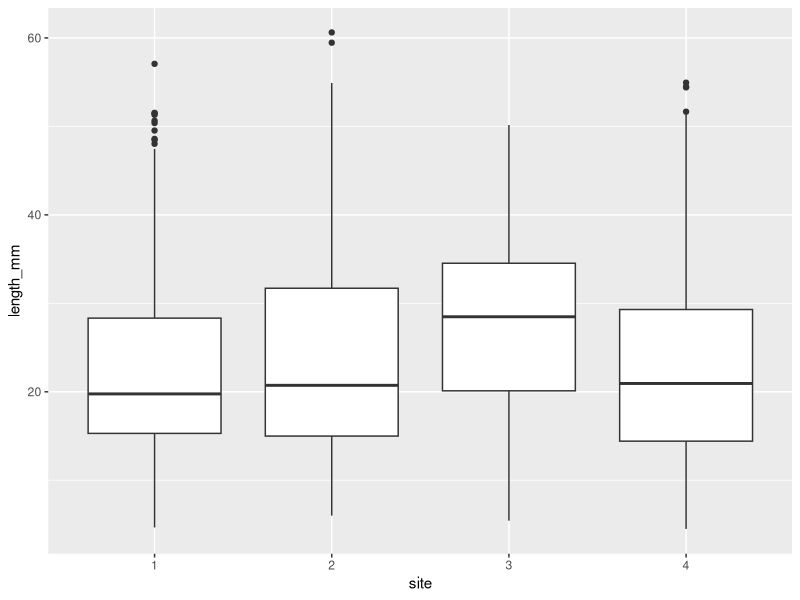
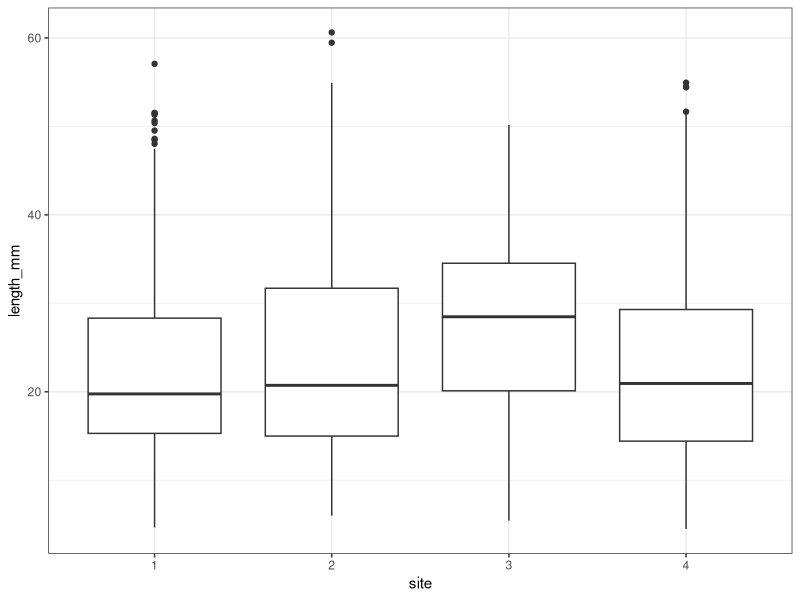
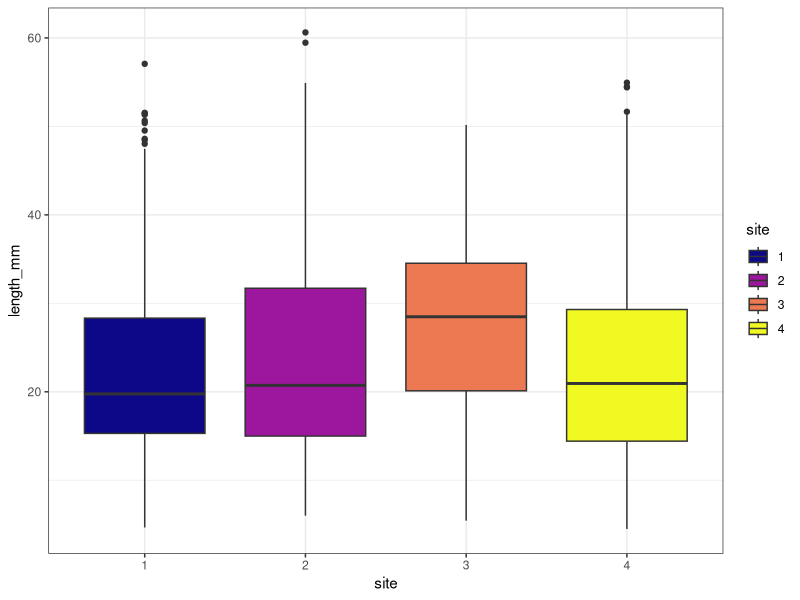
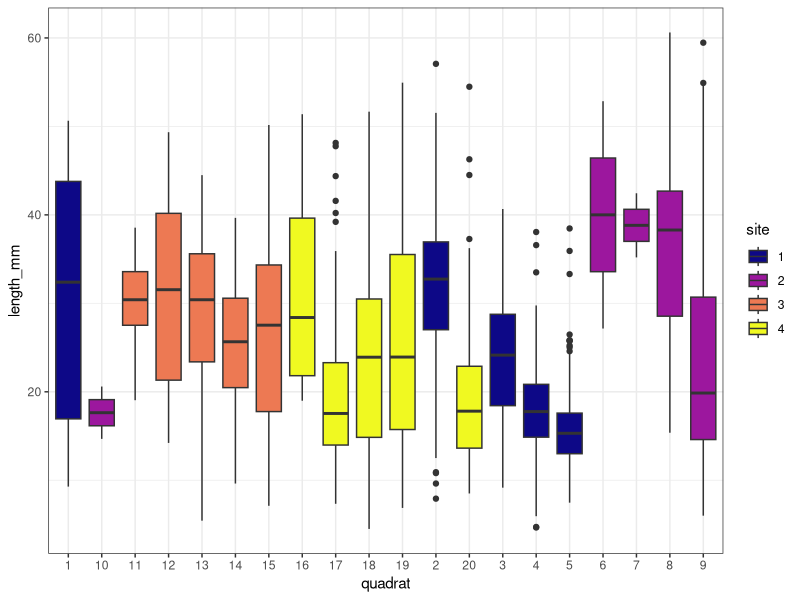
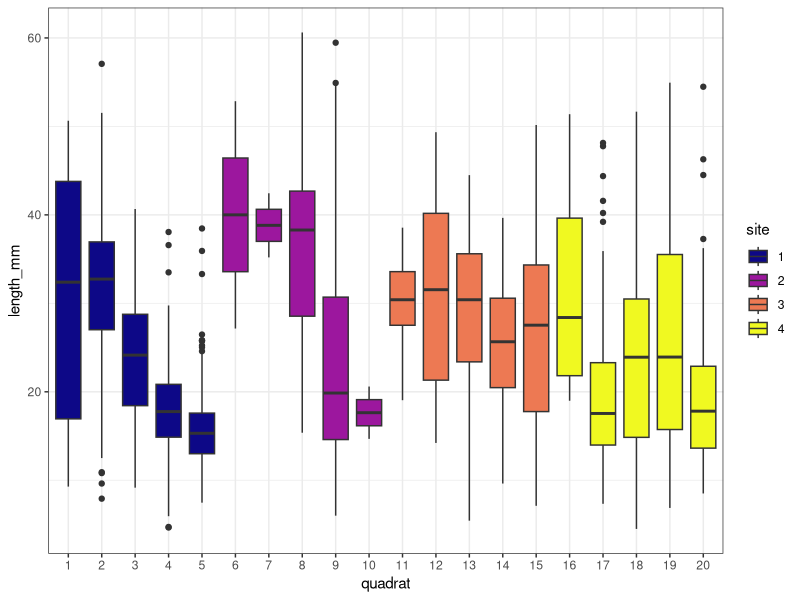
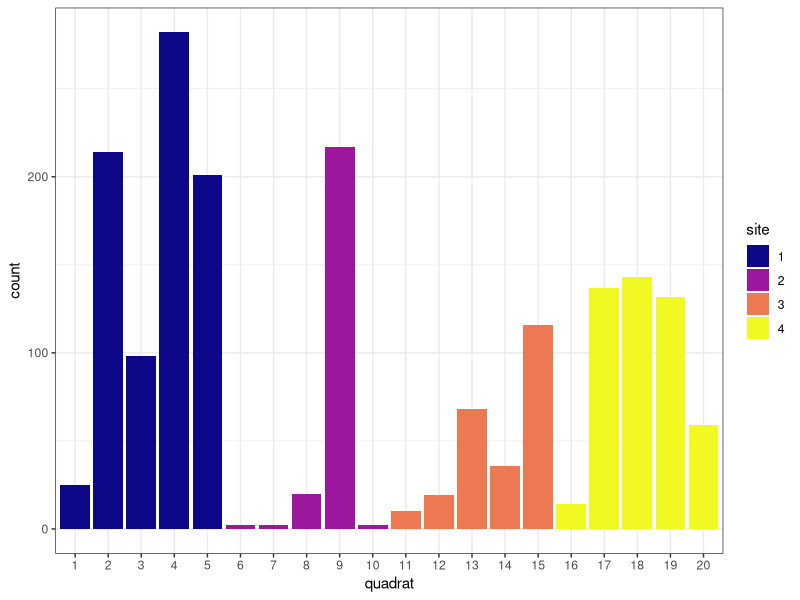
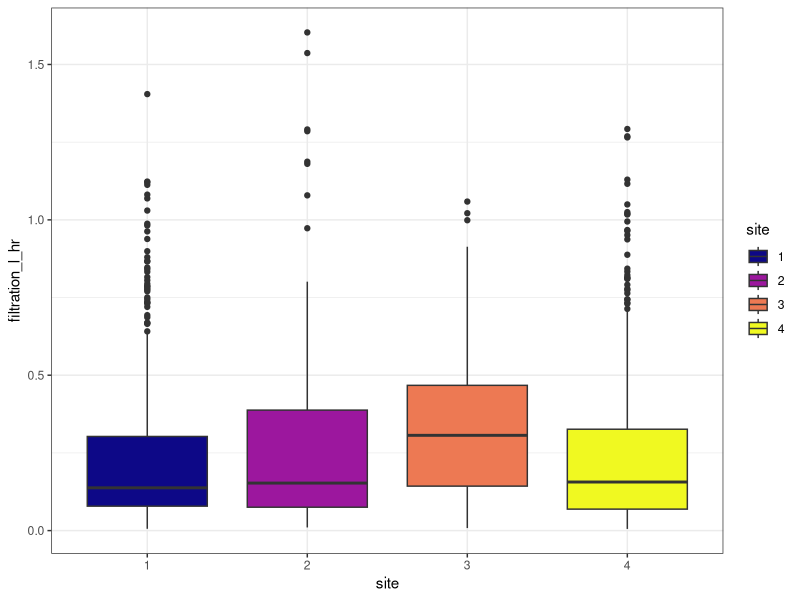
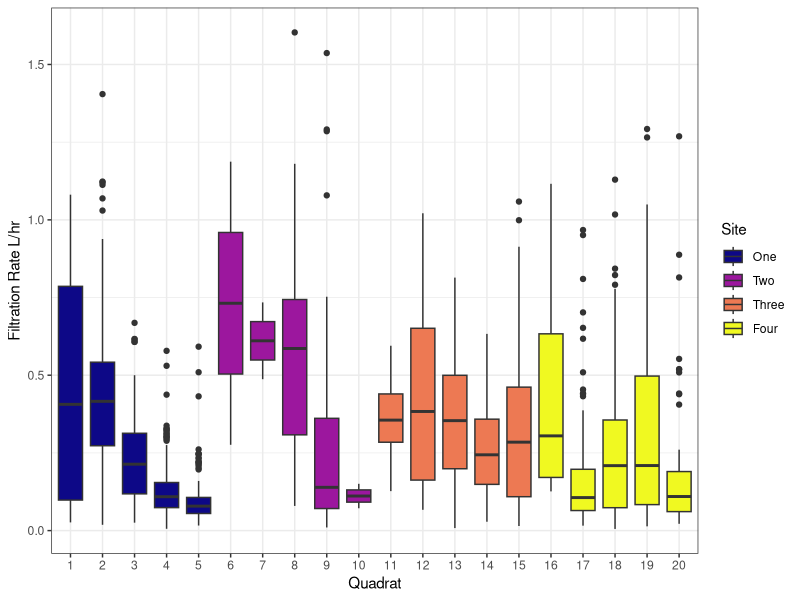

Write R code to recreate these figures, in order. (Note: this script raises an error after producing the figures.)
#++++++++++++++++++++++++++++++++++++++++++++++++++++++++++++++++++++++++++++++++++
#                                                                                ##
# R INTRODUCTION                                                                 ##
# Data source: Kasitsna Bay Lab - NCCOS - NOAA                                   ##
# R code prepared by NAME                                                        ##
# Last updated 2024-07-18                                                        ##
#                                                                                ##
#++++++++++++++++++++++++++++++++++++++++++++++++++++++++++++++++++++++++++++++++++

# SUMMARY:
# Here is a narrative summary of the script.

# Required Files (check that script is loading latest version):
# mussel_data.csv
# tidalbands_shore_information_translatedPolygon.shp
# Jakolof_Bay_poly.kml

# Associated Scripts:
# FILE.R

# +++++++++++++++++++++++++++++++++++++++++++++++++++++++++++++++++++++++++++++++++
# TABLE OF CONTENTS                                                            ####
#                                                                                 +
# RECENT CHANGES TO SCRIPT                                                        +
# LOAD PACKAGES                                                                   +
# READ IN AND PREPARE DATA                                                        +
# MANIPULATE DATA                                                                 +
#                                                                                 +
#++++++++++++++++++++++++++++++++++++++++++++++++++++++++++++++++++++++++++++++++++

#++++++++++++++++++++++++++++++++++++++++++++++++++++++++++++++++++++++++++++++++++
# RECENT CHANGES TO SCRIPT                                                     ####
#++++++++++++++++++++++++++++++++++++++++++++++++++++++++++++++++++++++++++++++++++
 
# 2024/07/17 Script created

#++++++++++++++++++++++++++++++++++++++++++++++++++++++++++++++++++++++++++++++++++
# LOAD PACKAGES & PREPARE WORKSPACE                                            ####
#++++++++++++++++++++++++++++++++++++++++++++++++++++++++++++++++++++++++++++++++++

# clear any existing data in the environment
rm(list = ls())

library(tidyverse) # tidyverse is a collection of packages for data manipulation
library(viridis) # viridis is a color-blind friendly palette for graphs

#++++++++++++++++++++++++++++++++++++++++++++++++++++++++++++++++++++++++++++++++++
# READ IN AND PREPARE DATA                                                     ####
#++++++++++++++++++++++++++++++++++++++++++++++++++++++++++++++++++++++++++++++++++

# command to read in data to R
mussel_data <- read_csv("WorkshopData/mussel_data.csv", 
                        col_types = cols(polygon_ID = col_character(), 
                                         quadrat = col_character(), 
                                         site = col_character())) 
# look at summary of data structure
str(mussel_data)
glimpse(mussel_data)
head(mussel_data)

#++++++++++++++++++++++++++++++++++++++++++++++++++++++++++++++++++++++++++++++++++
# EXPLORATORY SUMMARY FIGURES                                                  ####
#++++++++++++++++++++++++++++++++++++++++++++++++++++++++++++++++++++++++++++++++++

# the simplest ggplot boxplot
ggplot(mussel_data, aes(x = site, 
                        y = length_mm)) +
  geom_boxplot()

# adding themes
ggplot(mussel_data, aes(x = site, 
                        y = length_mm)) +
  geom_boxplot() +
  theme_bw()

# adding color
ggplot(mussel_data, aes(x = site, 
                        y = length_mm,
                        fill = site)) +
  geom_boxplot() +
  theme_bw() +
  scale_fill_viridis(discrete = TRUE,
                     option = "C") 

# separate by site and quadrat
ggplot(mussel_data, aes(x = quadrat, 
                        y = length_mm,
                        fill = site)) +
  geom_boxplot() +
  theme_bw() +
  scale_fill_viridis(discrete = TRUE,
                     option = "C") 

# reorder quadrat factor
mussel_data <- mussel_data %>%
  mutate(quadrat = factor(quadrat, levels = c("1", "2", "3", "4", "5",
                                              "6", "7", "8", "9", "10",
                                              "11", "12", "13", "14", "15",
                                              "16", "17", "18", "19", "20")))

# site and quadrat with proper ordering
ggplot(mussel_data, aes(x = quadrat, 
                        y = length_mm,
                        fill = site)) +
  geom_boxplot() +
  theme_bw() +
  scale_fill_viridis(discrete = TRUE,
                     option = "C")

# total number of mussels per quadrat
ggplot(mussel_data, aes(x = quadrat,
                        fill = site)) +
  stat_count() +
  theme_bw() +
  scale_fill_viridis(discrete = TRUE,
                     option = "C") 

#++++++++++++++++++++++++++++++++++++++++++++++++++++++++++++++++++++++++++++++++++
# DATA MANIPULATION & VISUALIZATION                                            ####
#++++++++++++++++++++++++++++++++++++++++++++++++++++++++++++++++++++++++++++++++++

# How much water can mussels filter per hour calculated from their length?

# equation: Rc = 0.0002L^2.19 from Jones et al. 1992

mussel_data <- mussel_data %>%
  mutate(filtration_l_hr = 0.0002 * length_mm^2.19)

# how many liters per hour do the measured mussels filter combined?
sum(mussel_data$filtration_l_hr)

# liters filtered per hour per site
ggplot(mussel_data, aes(x = site,
                        y = filtration_l_hr,
                        fill = site)) +
  geom_boxplot() +
  theme_bw() +
  scale_fill_viridis(discrete = TRUE,
                     option = "C")

# liters filtered per hour per quadrat
ggplot(mussel_data, aes(x = quadrat,
                        y = filtration_l_hr,
                        fill = site)) +
  geom_boxplot() +
  theme_bw() +
  scale_fill_viridis("Site", 
                     labels = c("One",
                                "Two",
                                "Three",
                                "Four"),
                     discrete = TRUE,
                     option = "C") +
  labs(x = "Quadrat", y = "Filtration Rate L/hr") 

#++++++++++++++++++++++++++++++++++++++++++++++++++++++++++++++++++++++++++++++++++
# SPATIAL ANALYSIS                                                             ####
#++++++++++++++++++++++++++++++++++++++++++++++++++++++++++++++++++++++++++++++++++

# terra package works with spatial data
library(terra)

# import the shoreline spatial data
tidelands <- terra::vect("~/git/kbay_filterfeeders/data/tidalbands_shore_information_translated/tidalbands_shore_information_translatedPolygon.shp")

# turn the spatial layer into a data.frame (spreadsheet) and summarize its contents
tidelands_df <- data.frame(values(tidelands))

# plot all the tidelands data by the 'subclass' (substrate type) factor
plot(tidelands, "subclass", col = viridis(nrow(tidelands),
                                    begin = 0,
                                    end = 1,
                                    option = "turbo"))

# import a bounding shape for Jakolof Bay
jako <- terra::vect("C:/Users/Ross.Whippo/Desktop/Jakolof_Bay_poly.kml")

# check if the coordinate reference system (crs) matches the tidelands data
crs(jako)
crs(tidelands)

# extract the tidelands crs
newcrs <- crs(tidelands)

# reproject the Jakolof layer in the new crs
jako_new <- terra:: project(jako, newcrs)

# crop the tidelands layer to just Jakolof
tidelands_jako <- terra::crop(tidelands, jako_new)

# plot tidelands for Jakolof by 'subclass'
plot(tidelands_jako, "subclass", col = viridis(nrow(tidelands_jako),
                                    begin = 0,
                                    end = 1,
                                    option = "turbo"))

# add centroids of polygons
plot(centroids(tidelands_jako, 
               inside = TRUE), add = TRUE)

# extract lat long of centroids
habitat_centroids <- centroids(tidelands_jako, inside = TRUE)
habitat_centroids <- project(habitat_centroids, "+proj=longlat")
coords <- project(habitat_centroids, "+proj=longlat")
plot(coords)
latlong <- extract(habitat_centroids, coords)

points <- crds(centroids(tidelands_jako, inside = TRUE))
jako_df <- data.frame(tidelands_jako)
all_substrate <- data.frame(points, jako_df$subclass)

# calculate total area of the polygons in square meters
sum(terra::expanse(tidelands_jako, unit = "m")) 

#+++++++++++++++++++
# SLOPE CORRECTION #
#+++++++++++++++++++

# FUNCTIONS
rad2deg <- function(rad) {(rad * 180) / (pi)}
deg2rad <- function(deg) {(deg * pi) / (180)}

# tide measurements from https://tidesandcurrents.noaa.gov/datums.html?id=9455517
# highest tide: 7.05 m
# mean low: 0.514 m
# total height of polygons = 6.536

# calculate multiplier to find estimated area of slope plane
# 1/cos(slope) = Multiplier
# Multiplier * Footprint Area = estimated slope area

# averaging high_slope, highmediu0, lowmedium0, low_slope and calculating estimated areas
jako_df <- jako_df %>%
  mutate(temp = str_extract(high_slope, "[0-9]-[0-9]*")) %>%
  mutate(temp = replace_na(temp, "60")) %>%
  separate_wider_delim(temp, "-", names = c("low", "high"), too_few = "align_start") %>%
  mutate(high = replace_na(high, "60")) %>%
  mutate(across(c(high, low), as.numeric)) %>%
  rowwise() %>%
  mutate(high_slope_mean = mean(c(low, high))) %>% # high mean slope
  mutate(temp1 = str_extract(highmediu0, "[0-9]-[0-9]*")) %>%
  mutate(temp1 = replace_na(temp1, "60")) %>%
  separate_wider_delim(temp1, "-", names = c("low1", "high1"), too_few = "align_start") %>%
  mutate(high1 = replace_na(high1, "60")) %>%
  mutate(across(c(high1, low1), as.numeric)) %>%
  rowwise() %>%
  mutate(highmed_slope_mean = mean(c(low1, high1))) %>% # high-med mean slope
  mutate(temp2 = str_extract(lowmedium0, "[0-9]-[0-9]*")) %>%
  mutate(temp2 = replace_na(temp2, "60")) %>%
  separate_wider_delim(temp2, "-", names = c("low2", "high2"), too_few = "align_start") %>%
  mutate(high2 = replace_na(high2, "60")) %>%
  mutate(across(c(high2, low2), as.numeric)) %>%
  rowwise() %>%
  mutate(lowmed_slope_mean = mean(c(low2, high2))) %>% # low-med mean slope
  mutate(temp3 = str_extract(low_slope, "[0-9]-[0-9]*")) %>%
  mutate(temp3 = replace_na(temp3, "60")) %>%
  separate_wider_delim(temp3, "-", names = c("low3", "high3"), too_few = "align_start") %>%
  mutate(high3 = replace_na(high3, "60")) %>%
  mutate(across(c(high3, low3), as.numeric)) %>%
  rowwise() %>%
  mutate(low_slope_mean = mean(c(low3, high3))) %>% # low mean slope
  mutate(average_slope = (high_slope_mean +
                            highmed_slope_mean +
                            lowmed_slope_mean +
                            low_slope_mean)/4) %>% # grand mean slope
  mutate(multiplier = 1/cos(deg2rad(average_slope)))

# add multiplier as value to layer  
tidelands_jako[["multiplier"]] <- jako_df$multiplier

# extract raw polygon areas
jako_polygon_area <- expanse(tidelands_jako)  

# create data frame of corrected polygon areas
jako_areas <- data.frame(jako_df$key, jako_polygon_area, jako_df$multiplier) %>%
  mutate(corrected_area = jako_polygon_area * jako_df.multiplier)

# write data as a csv
write_csv(jako_areas, "WorkshopData/jakolof_polygon_area.csv")

#+++++++++++++++++++++++++++++++++++++++++++
# JOIN SPATIAL DATA WITH MUSSEL FILTRATION #
#+++++++++++++++++++++++++++++++++++++++++++

# Determine mean tidal height for quads within substrates, mean mussel size, 
# mussel count, and filtration rates
mussel_height_summary <- mussel_data %>%
  group_by(substrate, position_percent) %>%
  summarise(across(c(tidal_height_ft,
                     length_mm,
                     filtration_l_hr), mean)) 

mussel_counts <- mussel_data %>%
        group_by(site, substrate, position_percent) %>%
        count() %>%
        ungroup() %>%
        group_by(substrate, position_percent) %>%
        mutate(mean_count = mean(n)) %>%
        ungroup() %>%
        select(substrate, position_percent, mean_count) %>%
        distinct()

mussel_height_summary <- mussel_height_summary %>%
  left_join(mussel_counts, by = c("substrate",
                                  "position_percent")) %>%
  mutate(mean_filtration = filtration_l_hr * mean_count)

# plot mean filtration by position
ggplot(mussel_height_summary, aes(x = tidal_height_ft,
                                  y = mean_filtration,
                                  fill = substrate)) +
  geom_col(position = "dodge",
           width = 0.5) +
  theme_bw() +
  scale_fill_viridis(discrete = TRUE,
                     option = "E")
  


####
#<<<<<<<<<<<<<<<<<<<<<<<<<<END OF SCRIPT>>>>>>>>>>>>>>>>>>>>>>>>#

# SCRATCH PAD ####
